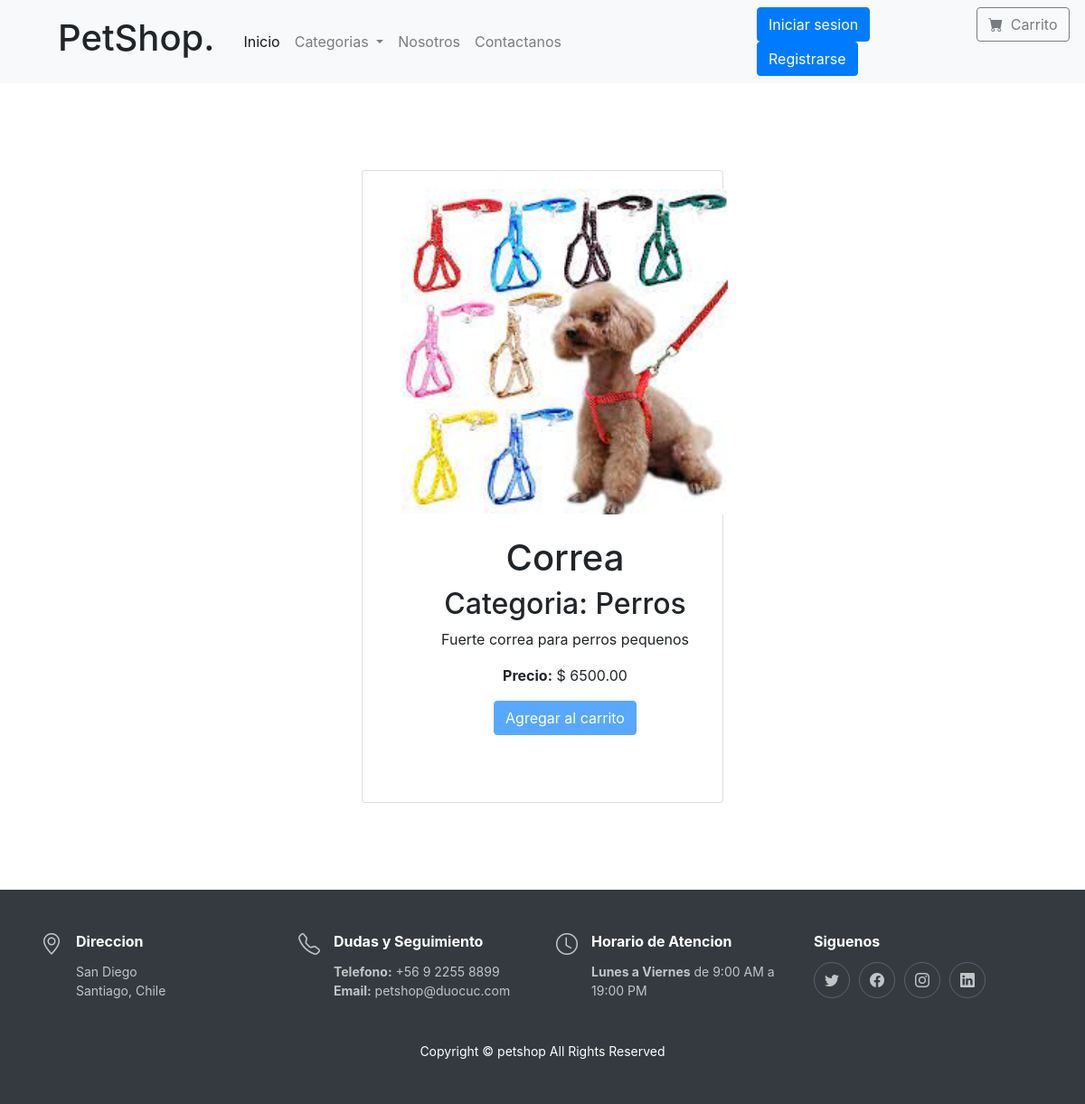
The page /producto/1 on the database its author committed.
### core/models.py (models this page shows, shortened)
class Producto(models.Model):
    id = models.IntegerField(primary_key=True, verbose_name='Id de producto')
    titulo = models.CharField(max_length=50, null=False)
    stock = models.IntegerField(default=1)
    imagen = models.FileField(upload_to='img')
    descripcion = models.CharField(max_length=200, null=False)
    precio = models.DecimalField(null=False, max_digits=10, decimal_places=2)
    categoria = models.ForeignKey(Categoria,on_delete=models.CASCADE, related_name="productos")

class Categoria(models.Model):
    id = models.IntegerField(primary_key=True, verbose_name='Id de categoria')
    descripcion = models.CharField(max_length=200, null=False)

### core/views.py (the view)
# urls.py: path('producto/<int:producto_id>', views.producto_show, name="producto_show" ),
def producto_show(request, producto_id):
    producto =  get_object_or_404(Producto, id=producto_id)
    return render(request, 'core/producto/show.html',{
        'categorias' : Categoria.objects.all(),
        'producto' : producto
    })

### core/templates/core/producto/show.html (shortened to what this page needs)
{% extends "core/layout.html" %}
{% block content %}
<section class="py-5">
    <div class="container px-4 px-lg-5 mt-5">
        <div class="row gx-4 gx-lg-5 row-cols-2 row-cols-md-3 row-cols-xl-4 justify-content-center">
            <div class="card"  style="height: 700px; width: 600px !important; max-width: 400px !important; ;">
                <div class="card-body" style="height: 600px; width: 600px !important; max-width: 400px !important;">
                    <img class="card-img-top" src="{{MEDIA_URL}}{{producto.imagen.url}}"alt="">
                    <div class="card-body p-4" style="text-align: center;">
                        <div class="text-center" style="text-align: center;">
                            <h1>{{ producto.titulo }}</h1>
                            <h2>Categoria: {{ producto.categoria.descripcion }}</h2>
                            <p>{{ producto.descripcion.capitalize }}</p>
                        </div>
                        <p> <strong>Precio:</strong> $ {{ producto.precio }} </p>
                        <form action="{% url 'CORE:carrito_save' %}" method="POST">
                            {% if user.is_superuser or not user.is_authenticated %}
                                <button  type="submit" class="btn btn-primary" disabled>Agregar al carrito</button>
                            {% else %}
                                <button class="btn btn-primary" type="submit">Agregar al carrito</button>
                            {% endif %}
                        </form>
                    </div>
                </div>
            </div>
    </div>
    </div>
</section>
{% endblock %}

### rows shown on the page
Producto: imagen (picture), titulo "Correa", categoria.descripcion "Perros", descripcion "Fuerte correa para perros pequenos", precio "6500.00"
